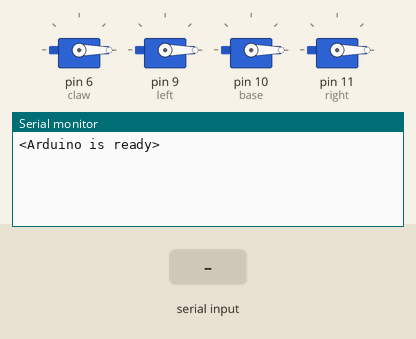
Bench run of a sketch on a simulated Arduino Uno, built with avr-gcc and run on an emulated ATmega328P. On the bench: 4 × servo, the last lines printed to the serial monitor. The test bench sets the inputs (shaded band).

Above: at 1.2 s.
1.3 s: "<90:45:200>" received over the second serial link
At 2.2 s:
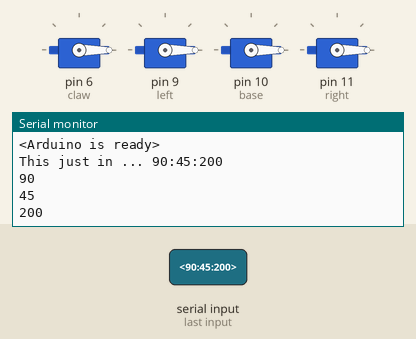
2.8 s: "<90:45>" received over the second serial link
At 4.0 s:
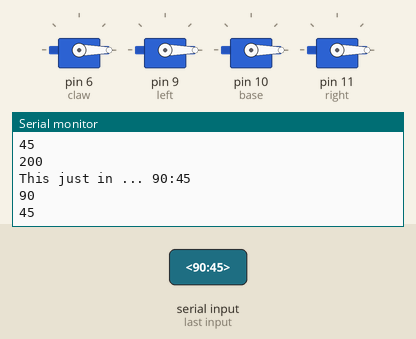
4.3 s: "<0>" received over the second serial link
At 5.0 s:
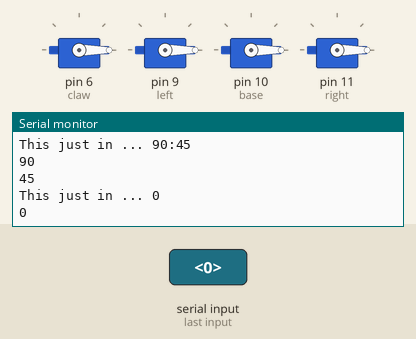
Timing chart, 0 to 7.3 s (numbered marks = the images above; inputs shaded):
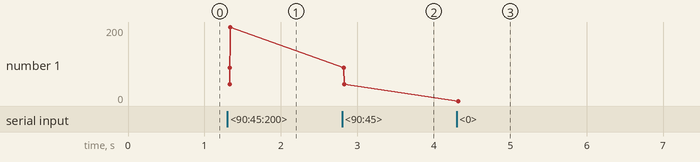

Measured:
- after the input at 1.3 s, the serial monitor: prints a new line at once (image 1)
- after the input at 2.8 s, the serial monitor: prints a new line at once (image 2)
- after the input at 4.3 s, the serial monitor: prints a new line at once (image 3)
- plotted number 1: 45 → 0 after the input at 4.3 s

The sketch:

Serial_start_end_marker_strtok_bt_ver2.1.ino
```cpp
#include <Servo.h>
#include <SoftwareSerial.h>
const byte numChars = 200;
char receivedChars[numChars];
int motor = 0;
char* commands[50];
char* token;
int pos;
int negpos;
int count = 0;
int i;

Servo claw;
Servo left;
Servo base;
Servo right;
SoftwareSerial bt(2,3);
boolean newData = false;

void setup() {
    Serial.begin(9600);
    bt.begin(9600);
    claw.attach(6);
    left.attach(9);
    base.attach (10);
    right.attach(11);
    claw.write(0);
    left.write(0);
    base.write(0);
    right.write(0);
    Serial.println("<Arduino is ready>");
}
void(* resetFunc) (void)=0;
void loop() {
    recvWithStartEndMarkers();
    showNewData();
// prevcount, newcount
if(strcmp(commands[motor],"Base") == 0){
  pos = atoi(commands[motor+1]);
//  Serial.println(commands[motor]);
  Serial.println(pos);
  if(pos>0){
  for(i=0;i<pos;i++){
    base.write(i);
    delay(10);
  }
  }
  else if(pos<0){
    negpos=abs(pos);
  for(i=0;i<negpos;i++){
    base.write(negpos-i);
    delay(10);
  }
  }
  motor+=2;
  if(motor == count){
    motor=0;
  }
}
//else if(strcmp(commands[motor],"Left") == 0){
//  pos = atoi(commands[motor+1]);
////  Serial.println(commands[motor]);
//  Serial.println(pos);
//  if(pos>0){
//  for(i=0;i<pos;i++){
//    left.write(i);
//    delay(10);
//  }
//  }
//  else if(pos<0){
//    negpos=abs(pos);
//  for(i=0;i<negpos;i++){
//    left.write(negpos-i);
//    delay(10);
//  }
//  }
//  motor+=2;
//  if(motor == count){
//    motor=0;
//  }
//}
//else if(strcmp(commands[motor],"Right") == 0){
//  pos = atoi(commands[motor+1]);
////  Serial.println(commands[motor]);
//  Serial.println(pos);
//  if(pos>0){
//  for(i=0;i<pos;i++){
//    right.write(i);
//    delay(10);
//  }
//  }
//  else if(pos<0){
//    negpos=abs(pos);
//  for(i=0;i<negpos;i++){
//    right.write(negpos-i);
//    delay(10);
//  }
//  }
//  motor+=2;
//  if(motor == count){
//    motor=0;
//  }
//}
//else if(strcmp(commands[motor],"Claw") == 0){
//  pos = atoi(commands[motor+1]);
////  Serial.println(commands[motor]);
//  Serial.println(pos);
//  if(pos>0){
//  for(i=0;i<pos;i++){
//    claw.write(i);
//    delay(10);
//  }
//  }
//  else if(pos<0){
//    negpos=abs(pos);
//  for(i=0;i<negpos;i++){
//    claw.write(negpos-i);
//    delay(10);
//  }
//  }
//  motor+=2;
//  if(motor == count){
//    motor=0;
//  }
//}
else if(strcmp(commands[0],"Stop") == 0){
  resetFunc();
  delay(100);
}
}

void recvWithStartEndMarkers() {
    static boolean recvInProgress = false;
    static byte ndx = 0;
    char startMarker = '<';
    char endMarker = '>';
    char rc;

 // if (Serial.available() > 0) {
    while (bt.available() > 0 && newData == false) {
        rc = bt.read();
        if (recvInProgress == true) {
            if (rc != endMarker) {
                receivedChars[ndx] = rc;
                ndx++;
                if (ndx >= numChars) {
                    ndx = numChars - 1;
                }
            }
            else {
                receivedChars[ndx] = '\0'; // terminate the string
                recvInProgress = false;
                ndx = 0;
                newData = true;
            }
        }

        else if (rc == startMarker) {
            recvInProgress = true;
        }
    }
}

void showNewData() {
    if (newData == true) {
        Serial.print("This just in ... ");
        Serial.println(receivedChars);
     // Returns first token
    token = strtok(receivedChars, ":");
    // Keep printing tokens while one of the
    // delimiters present in str[].
    while (token != NULL) {
        commands[motor]=token;
        Serial.println(commands[motor]);
        motor+=1;
//        Serial.println(token);
        token = strtok(NULL, ":");
        count++;

    }

   motor=0;
   newData = false;
    }
}
```
